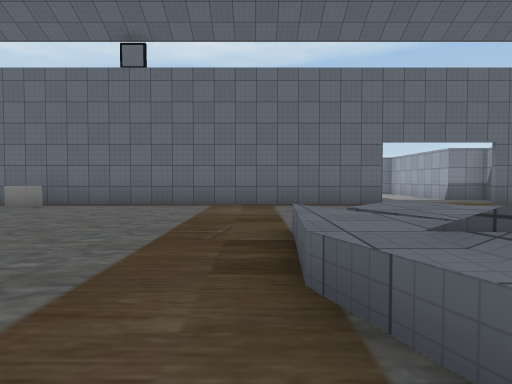
[1] (above)

24 first-person views from a walk through a 3-D level made in the Unity game engine. The camera is 1.2 m above the floor, tilts 2° down and sees 70° across. The floor is counted in squares, 2 m on a side. Each view is taken from the middle of a square. On the plan, view 1 faces up. The plan holds only what a view shows up to about 10 squares ahead; the rest is blank. The place goes on beyond the plan. Some animated figures are not drawn. Some surface patterns are stand-ins.

[2]
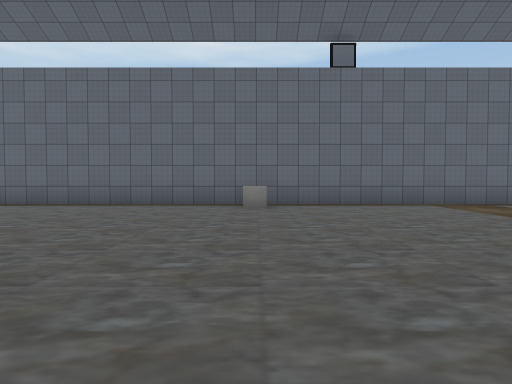

[3]
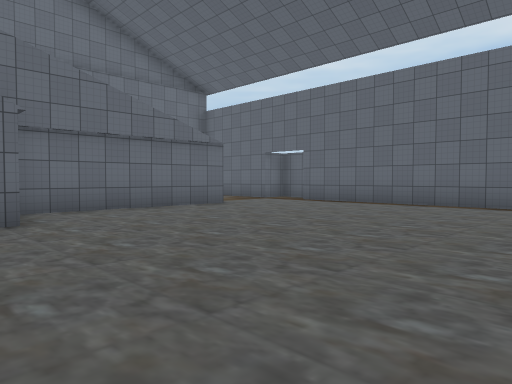

[4]
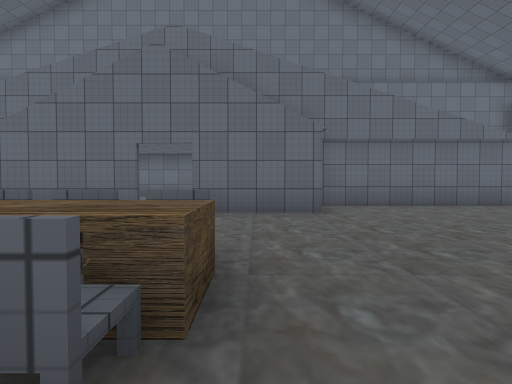

[5]
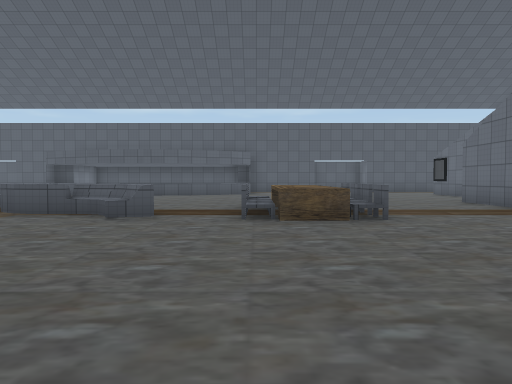

[6]
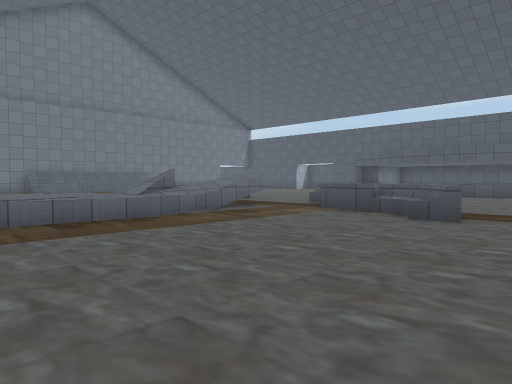

[7]
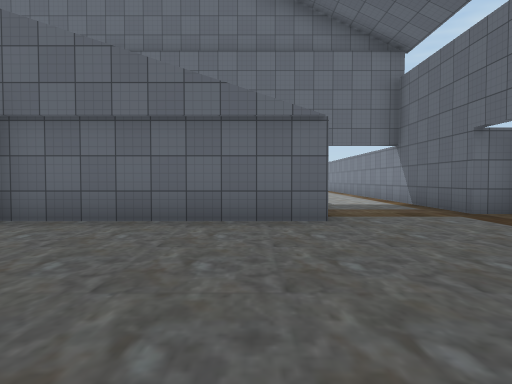

[8]
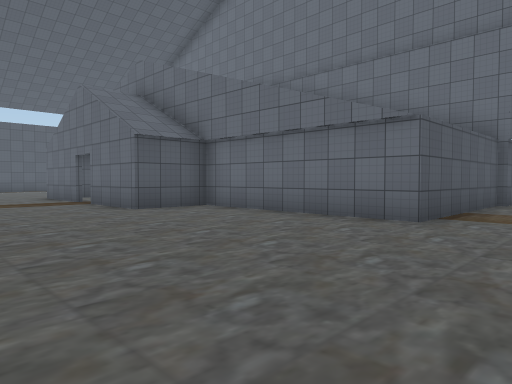

[9]
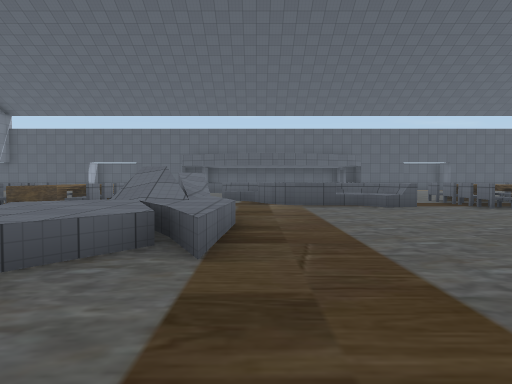

[10]
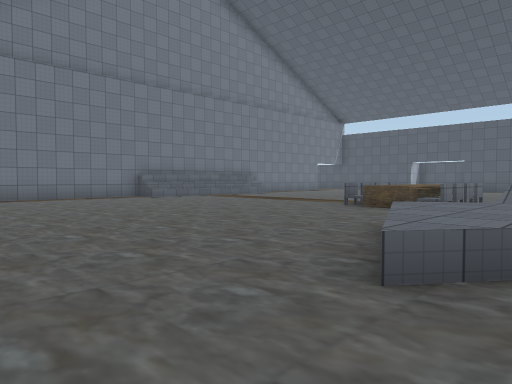

[11]
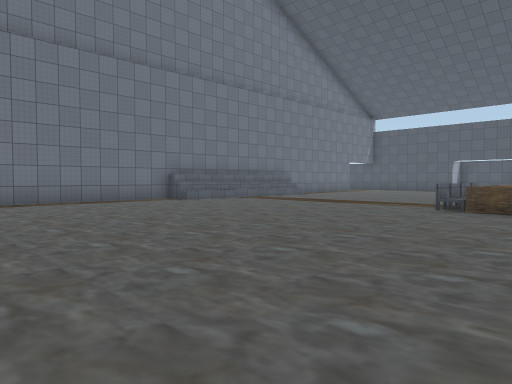

[12]
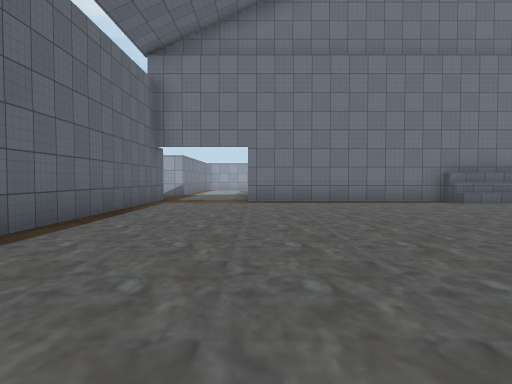

[13]
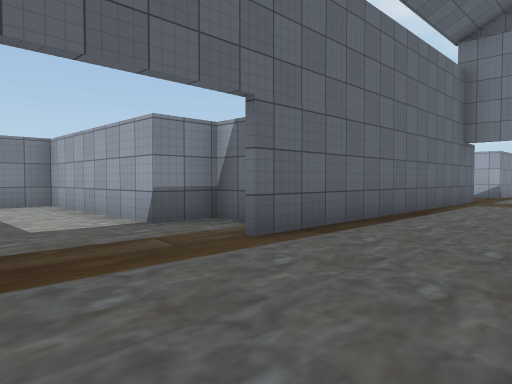

[14]
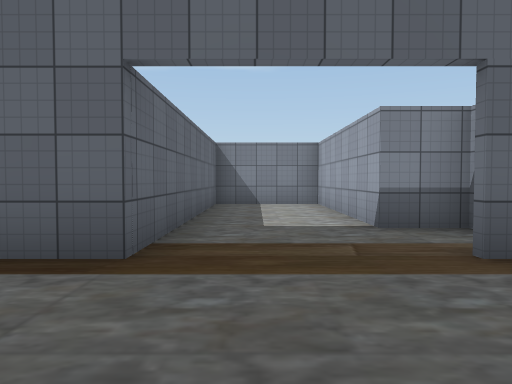

[15]
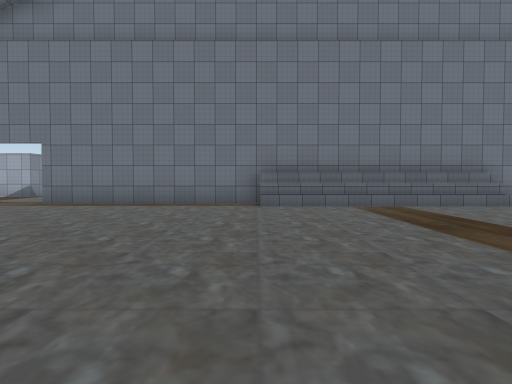

[16]
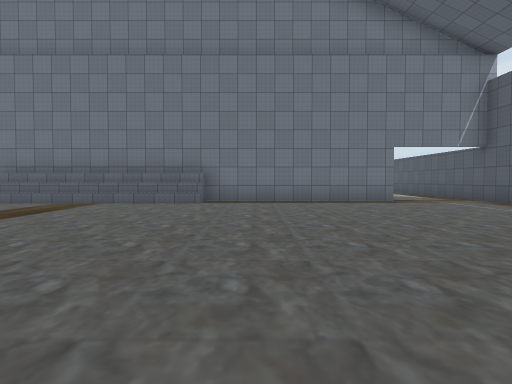

[17]
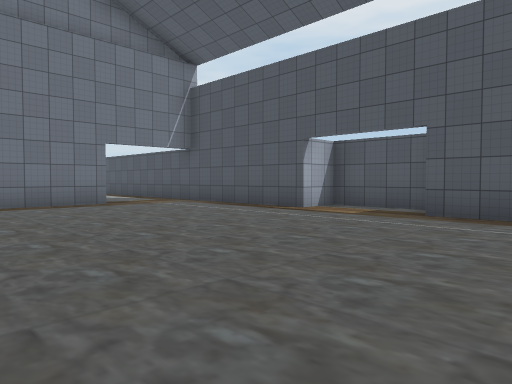

[18]
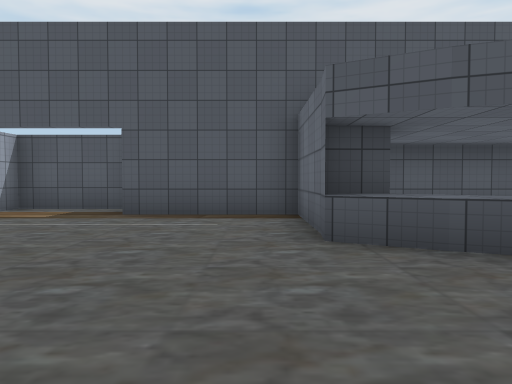

[19]
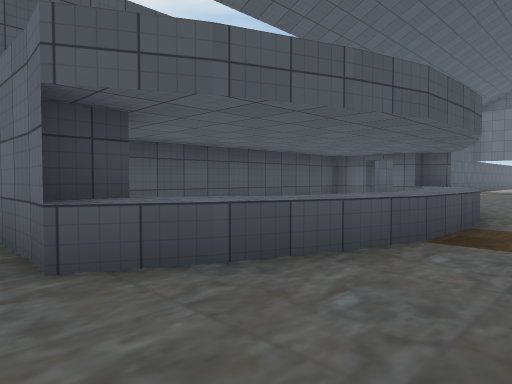

[20]
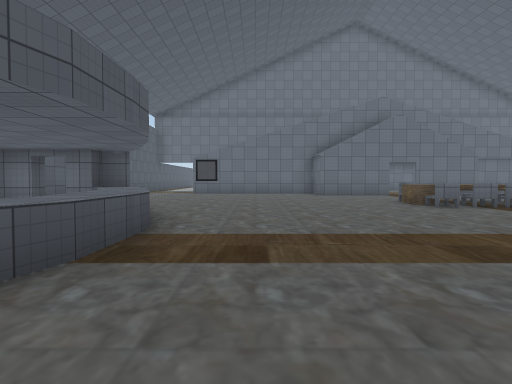

[21]
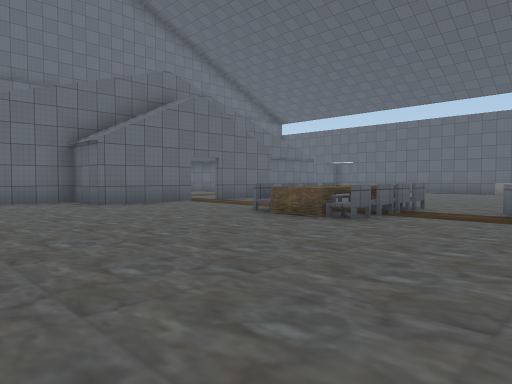

[22]
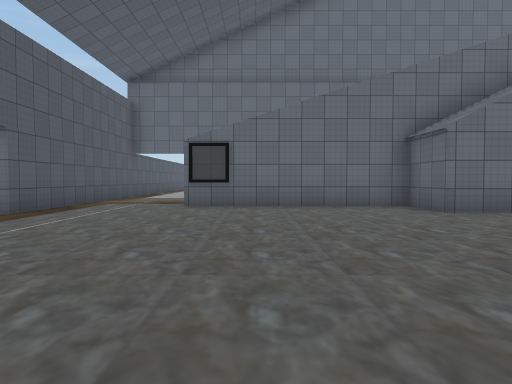

[23]
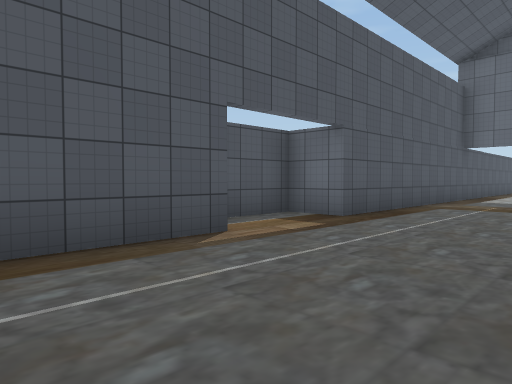

[24]
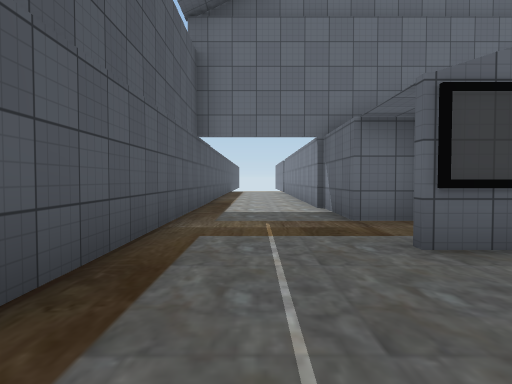

### Floor plan
Key: @ floor where view 1 was taken; # wall or solid block; x gap in a wall; . floor; / step, stairs or slope; = window, fence, low wall or low ledge; ^ raised ledge; C cube.
Columns run from 16 left of view 1 to 14 right of it. Each row starts with its distance up from view 1.
 15                    ####
 14                    #..#
 13                    #..#
 12                    #..#
 11                    #..##
 10   ##               #...#
  9 ###..###############..########.
  8 ...........C...................
  7 ...............................
  6 #####........................#
  5     #.............#..........#
  4     #............##..........#
  3     #............###.........#
  2     #............##..........#
  1     ###..........## ......../#
  0      ##...=.....@^  ##....../#
 -1       #..#^/.^#=.^.#^^....../#
 -2       #..x^/..==...=^^....../#
 -3      ##..=^/....^= =^^....../#
 -4      # .........    ......../#
 -5     ##............  .........#
 -6     #........................#
 -7     #........................#
 -8     #........................#
 -9 ###.#........^^^^^^=.........#
-10 ............^.    .#..........
-11 ............       #..........
-12 ............#      #..........
-13 ######...##  ##########..#####
-14      ###              ####

Positions as (right, up) in squares from view 1, and headings:
1: (0, 0), facing up
2: (-5, 0), facing up
3: (-5, 0), facing up-left
4: (-4, 0), facing left
5: (-5, 5), facing down
6: (-5, 5), facing down-right
7: (-7, 5), facing left
8: (-7, 8), facing down-left
9: (0, 7), facing down
10: (1, 7), facing down-right
11: (3, 7), facing down-right
12: (3, 6), facing right
13: (3, 6), facing up-right
14: (4, 6), facing up
15: (4, 1), facing right
16: (3, -6), facing right
17: (4, -6), facing down-right
18: (4, -6), facing down
19: (4, -7), facing down-left
20: (3, -7), facing left
21: (-2, -8), facing up-left
22: (-4, -8), facing left
23: (-5, -9), facing down-left
24: (-9, -11), facing left
